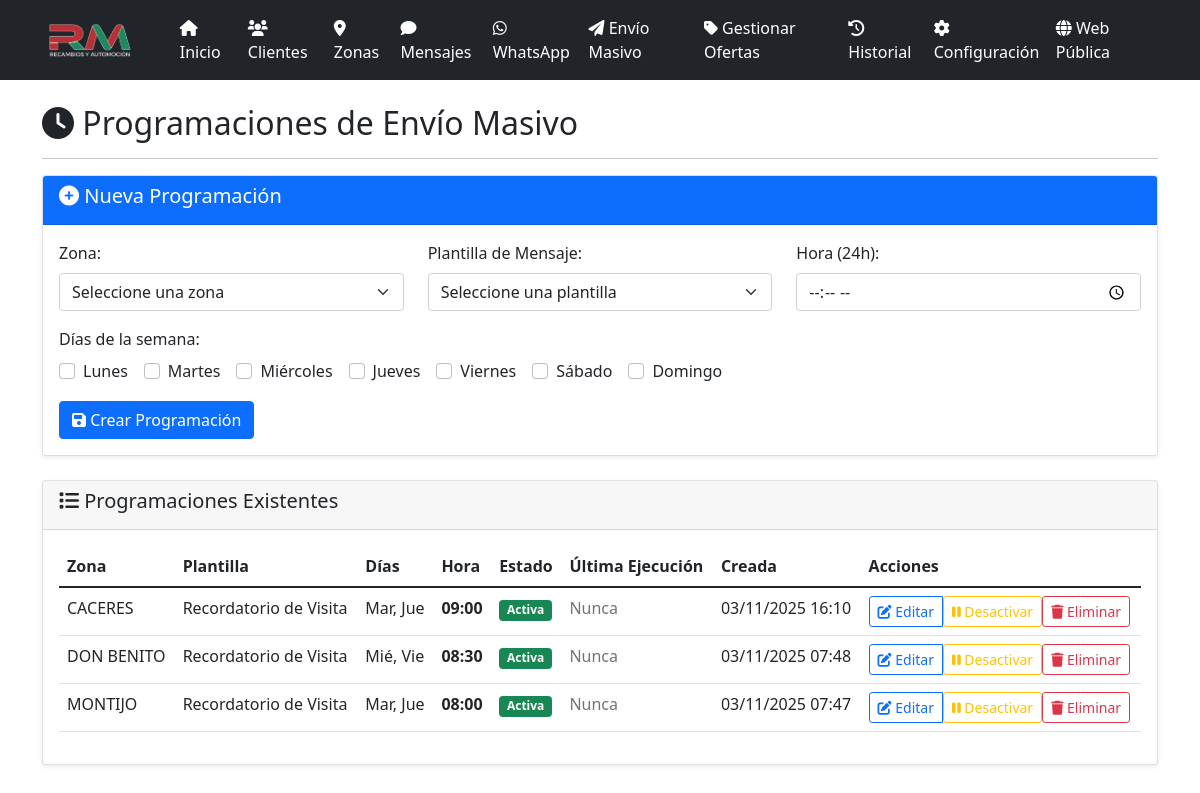
Before: /programaciones with the older database file.
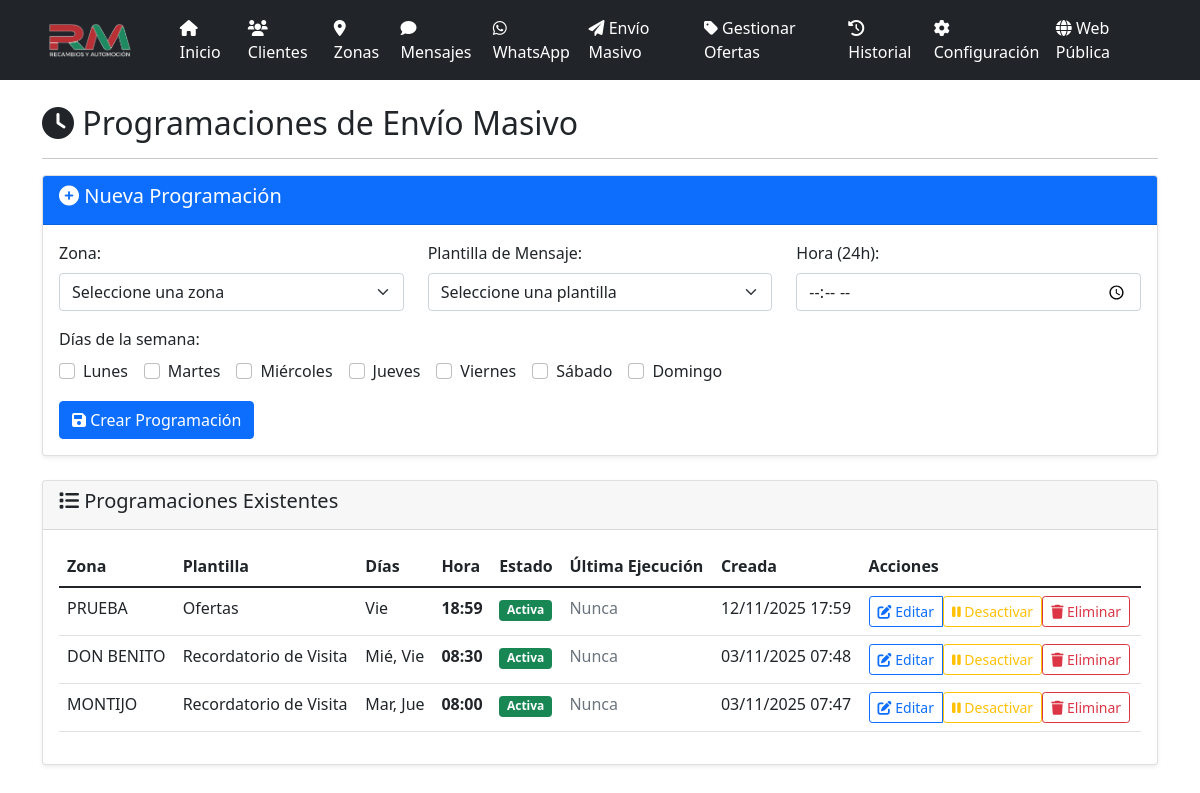
After: the same page with the newer database file.
### models.py (models this page shows, shortened)
class ProgramacionMasiva(db.Model):
    id = db.Column(db.Integer, primary_key=True)
    zona_id = db.Column(db.Integer, db.ForeignKey('zona.id'), nullable=False)
    plantilla_id = db.Column(db.Integer, db.ForeignKey('mensaje_plantilla.id'), nullable=False)
    dias_semana = db.Column(db.String(20), nullable=False)
    hora = db.Column(db.String(5), nullable=False)
    activo = db.Column(db.Boolean, default=True)
    ultima_ejecucion = db.Column(db.Date)
    created_at = db.Column(db.DateTime, default=datetime.utcnow)
    zona = db.relationship('Zona', backref='programaciones_masivas')
    plantilla = db.relationship('MensajePlantilla', backref='programaciones_masivas')

class Zona(db.Model):
    id = db.Column(db.Integer, primary_key=True)
    nombre = db.Column(db.String(100), nullable=False)
    descripcion = db.Column(db.Text)
    created_at = db.Column(db.DateTime, default=datetime.utcnow)
    clientes = db.relationship('Cliente', backref='zona', lazy=True)

class MensajePlantilla(db.Model):
    id = db.Column(db.Integer, primary_key=True)
    nombre = db.Column(db.String(100), nullable=False)
    contenido = db.Column(db.Text, nullable=False)
    activo = db.Column(db.Boolean, default=True)
    created_at = db.Column(db.DateTime, default=datetime.utcnow)
    mensajes_enviados = db.relationship('MensajeEnviado', backref='plantilla', lazy=True)

### app.py (the view)
@app.route('/programaciones')
def programaciones():
    programaciones_list = ProgramacionMasiva.query.order_by(ProgramacionMasiva.created_at.desc()).all()
    zonas = Zona.query.all()
    plantillas = MensajePlantilla.query.filter_by(activo=True).all()
    return render_template('programaciones.html',
                         programaciones=programaciones_list,
                         zonas=zonas,
                         plantillas=plantillas)

### app.py (called while the page is built, shortened)
@app.before_request
def _asegurar_scheduler():
    global _scheduler_iniciado

@app.before_request
def before_request():
    global _sistema_inicializado
    if not _sistema_inicializado and not app.config['DEBUG']:
        inicializar_sistema()

### templates/programaciones.html (shortened to what this page needs)
{% extends "base.html" %}
{% block content %}
<div class="row">
    <div class="col-12">
        <h2><i class="fas fa-clock"></i> Programaciones de Envío Masivo</h2>
        <hr>
    </div>
</div>
<div class="row mb-4">
    <div class="col-12">
        <div class="card">
            <div class="card-header bg-primary text-white">
                <h5><i class="fas fa-plus-circle"></i> Nueva Programación</h5>
            </div>
            <div class="card-body">
                <form method="POST" action="{{ url_for('nueva_programacion') }}">
                    <div class="row">
                        <div class="col-md-4 mb-3">
                            <label for="zona_id" class="form-label">Zona:</label>
                            <select name="zona_id" id="zona_id" class="form-select" required>
                                <option value="">Seleccione una zona</option>
                            </select>
                        </div>
                        <div class="col-md-4 mb-3">
                            <label for="plantilla_id" class="form-label">Plantilla de Mensaje:</label>
                            <select name="plantilla_id" id="plantilla_id" class="form-select" required>
                                <option value="">Seleccione una plantilla</option>
                            </select>
                        </div>
                        <div class="col-md-4 mb-3">
                            <label for="hora" class="form-label">Hora (24h):</label>
                            <input type="time" class="form-control" id="hora" name="hora" required>
                        </div>
                    </div>
                    <div class="row">
                        <div class="col-12 mb-3">
                            <label class="form-label">Días de la semana:</label>
                            <div class="d-flex flex-wrap gap-3">
                                <div class="form-check">
                                    <input class="form-check-input" type="checkbox" name="dias_semana" id="dia_0" value="0">
                                    <label class="form-check-label" for="dia_0">Lunes</label>
                                </div>
                                <div class="form-check">
                                    <input class="form-check-input" type="checkbox" name="dias_semana" id="dia_1" value="1">
                                    <label class="form-check-label" for="dia_1">Martes</label>
                                </div>
                                <div class="form-check">
                                    <input class="form-check-input" type="checkbox" name="dias_semana" id="dia_2" value="2">
                                    <label class="form-check-label" for="dia_2">Miércoles</label>
                                </div>
                                <div class="form-check">
                                    <input class="form-check-input" type="checkbox" name="dias_semana" id="dia_3" value="3">
                                    <label class="form-check-label" for="dia_3">Jueves</label>
                                </div>
                                <div class="form-check">
                                    <input class="form-check-input" type="checkbox" name="dias_semana" id="dia_4" value="4">
                                    <label class="form-check-label" for="dia_4">Viernes</label>
                                </div>
                                <div class="form-check">
                                    <input class="form-check-input" type="checkbox" name="dias_semana" id="dia_5" value="5">
                                    <label class="form-check-label" for="dia_5">Sábado</label>
                                </div>
                                <div class="form-check">
                                    <input class="form-check-input" type="checkbox" name="dias_semana" id="dia_6" value="6">
                                    <label class="form-check-label" for="dia_6">Domingo</label>
                                </div>
                            </div>
                        </div>
                    </div>
                    <div class="row">
                        <div class="col-12">
                            <button type="submit" class="btn btn-primary">
                                <i class="fas fa-save"></i> Crear Programación
                            </button>
                        </div>
                    </div>
                </form>
            </div>
        </div>
    </div>
</div>
<div class="row">
    <div class="col-12">
        <div class="card">
            <div class="card-header">
                <h5><i class="fas fa-list"></i> Programaciones Existentes</h5>
            </div>
            <div class="card-body">
                {% if programaciones %}
                <div class="table-responsive">
                    <table class="table table-hover">
                        <thead>
                            <tr>
                                <th>Zona</th>
                                <th>Plantilla</th>
                                <th>Días</th>
                                <th>Hora</th>
                                <th>Estado</th>
                                <th>Última Ejecución</th>
                                <th>Creada</th>
                                <th>Acciones</th>
                            </tr>
                        </thead>
                        <tbody>
                            {% for prog in programaciones %}
                            <tr>
                                <td>{{ prog.zona.nombre }}</td>
                                <td>{{ prog.plantilla.nombre }}</td>
                                <td>
                                    {% set dias_nombres = ['Lun', 'Mar', 'Mié', 'Jue', 'Vie', 'Sáb', 'Dom'] %}
                                    {% set dias_seleccionados = prog.dias_semana.split(',') %}
                                    {% for dia in dias_seleccionados %}
                                        {% set dia_idx = (dia | trim | int) %}
                                        {% if (dia | trim) != '' and 0 <= dia_idx <= 6 %}
                                            {{ dias_nombres[dia_idx] }}{% if not loop.last %}, {% endif %}
                                        {% endif %}
                                    {% endfor %}
                                </td>
                                <td><strong>{{ prog.hora }}</strong></td>
                                <td>
                                    {% if prog.activo %}
                                        <span class="badge bg-success">Activa</span>
                                    {% else %}
                                        <span class="badge bg-secondary">Inactiva</span>
                                    {% endif %}
                                </td>
                                <td>
                                    {% if prog.ultima_ejecucion %}
                                        {{ prog.ultima_ejecucion.strftime('%d/%m/%Y') }}
                                    {% else %}
                                        <span class="text-muted">Nunca</span>
                                    {% endif %}
                                </td>
                                <td>{{ prog.created_at.strftime('%d/%m/%Y %H:%M') }}</td>
                                <td>
                                    <div class="btn-group" role="group">
                                        <a href="{{ url_for('editar_programacion', id=prog.id) }}" class="btn btn-sm btn-outline-primary">
                                            <i class="fas fa-edit"></i> Editar
                                        </a>
                                        <form method="POST" action="{{ url_for('toggle_programacion', id=prog.id) }}" style="display: inline;">
                                            <button type="submit" class="btn btn-sm btn-outline-{{ 'warning' if prog.activo else 'success' }}">
                                                <i class="fas fa-{{ 'pause' if prog.activo else 'play' }}"></i>
                                                {{ 'Desactivar' if prog.activo else 'Activar' }}
                                            </button>
                                        </form>
                                        <form method="POST" action="{{ url_for('eliminar_programacion', id=prog.id) }}" style="display: inline;"
                                              onsubmit="return confirm('¿Estás seguro de que quieres eliminar esta programación?');">
                                            <button type="submit" class="btn btn-sm btn-outline-danger">
                                                <i class="fas fa-trash"></i> Eliminar
                                            </button>
                                        </form>
                                    </div>
                                </td>
                            </tr>
                            {% endfor %}
                        </tbody>
                    </table>
                </div>
                {% else %}
                <div class="alert alert-info">
                    <i class="fas fa-info-circle"></i> No hay programaciones creadas. Crea una nueva arriba.
                </div>
                {% endif %}
            </div>
        </div>
    </div>
</div>
{% endblock %}

### templates/base.html (shortened to what this page needs)
<!DOCTYPE html>
<html lang="es">
<head>
    <link href="https://cdn.jsdelivr.net/npm/bootstrap@5.1.3/dist/css/bootstrap.min.css" rel="stylesheet">
    <link href="https://cdnjs.cloudflare.com/ajax/libs/font-awesome/6.0.0/css/all.min.css" rel="stylesheet">
</head>
<body>
    <nav class="navbar navbar-expand-lg navbar-dark bg-dark">
        <div class="container">
            <a class="navbar-brand d-flex align-items-center" href="{{ url_for('panel') }}">
                <img src="{{ url_for('static', filename='logo_rm.png') }}" alt="Recambios RM" style="height: 35px; margin-right: 10px;">
            </a>
            <div class="collapse navbar-collapse" id="navbarNav">
                <ul class="navbar-nav me-auto">
                    <li class="nav-item">
                        <a class="nav-link {% if request.endpoint == 'panel' %}active{% endif %}" href="{{ url_for('panel') }}">
                            <i class="fas fa-home"></i> Inicio
                        </a>
                    </li>
                    <li class="nav-item">
                        <a class="nav-link {% if request.endpoint == 'clientes' %}active{% endif %}" href="{{ url_for('clientes') }}">
                            <i class="fas fa-users"></i> Clientes
                        </a>
                    </li>
                    <li class="nav-item">
                        <a class="nav-link {% if request.endpoint == 'zonas' %}active{% endif %}" href="{{ url_for('zonas') }}">
                            <i class="fas fa-map-marker-alt"></i> Zonas
                        </a>
                    </li>
                    <li class="nav-item">
                        <a class="nav-link {% if request.endpoint == 'mensajes' %}active{% endif %}" href="{{ url_for('mensajes') }}">
                            <i class="fas fa-comment"></i> Mensajes
                        </a>
                    </li>
                    <li class="nav-item">
                        <a class="nav-link {% if request.endpoint in ['whatsapp_dashboard', 'whatsapp_conversation_detail', 'whatsapp_new_conversation'] %}active{% endif %}" href="{{ url_for('whatsapp_dashboard') }}">
                            <i class="fab fa-whatsapp"></i> WhatsApp
                        </a>
                    </li>
                    <li class="nav-item">
                        <a class="nav-link {% if request.endpoint == 'enviar_masivo' %}active{% endif %}" href="{{ url_for('enviar_masivo') }}">
                            <i class="fas fa-paper-plane"></i> Envío Masivo
                        </a>
                    </li>
                    <li class="nav-item">
                        <a class="nav-link {% if request.endpoint == 'ofertas' %}active{% endif %}" href="{{ url_for('ofertas') }}">
                            <i class="fas fa-tag"></i> Gestionar Ofertas
                        </a>
                    </li>
                    <li class="nav-item">
                        <a class="nav-link {% if request.endpoint == 'historial' %}active{% endif %}" href="{{ url_for('historial') }}">
                            <i class="fas fa-history"></i> Historial
                        </a>
                    </li>
                    <li class="nav-item">
                        <a class="nav-link {% if request.endpoint == 'configuracion' %}active{% endif %}" href="{{ url_for('configuracion') }}">
                            <i class="fas fa-cog"></i> Configuración
                        </a>
                    </li>
                </ul>
                <ul class="navbar-nav">
                    <li class="nav-item">
                        <a class="nav-link" href="{{ url_for('index') }}" target="_blank">
                            <i class="fas fa-globe"></i> Web Pública
                        </a>
                    </li>
                </ul>
            </div>
        </div>
    </nav>
    <div class="container mt-4">
        {% block content %}{% endblock %}
    </div>
</body>
</html>

### templates/base.html (style rules this page uses)
.navbar-brand { font-weight: bold; }
.navbar-brand img { transition: transform 0.3s ease; }
.card { box-shadow: 0 0.125rem 0.25rem rgba(0, 0, 0, 0.075); border: 1px solid rgba(0, 0, 0, 0.125); }
.navbar-dark .navbar-nav .nav-link { color: #ffffff !important; font-weight: 500; transition: all 0.3s ease; }
.navbar-dark .navbar-brand { color: #ffffff !important; }

Changed rows visible on the page:
removed ProgramacionMasiva: zona.nombre "CACERES", plantilla.nombre "Recordatorio de Visita", dias_nombres "Mar" "Jue", hora "09:00", shows "Activa", shows "Nunca", created_at "03/11/2025 16:10", activo "Desactivar"
added ProgramacionMasiva: zona.nombre "PRUEBA", plantilla.nombre "Ofertas", dias_nombres "Vie", hora "18:59", shows "Activa", shows "Nunca", created_at "12/11/2025 17:59", activo "Desactivar"
